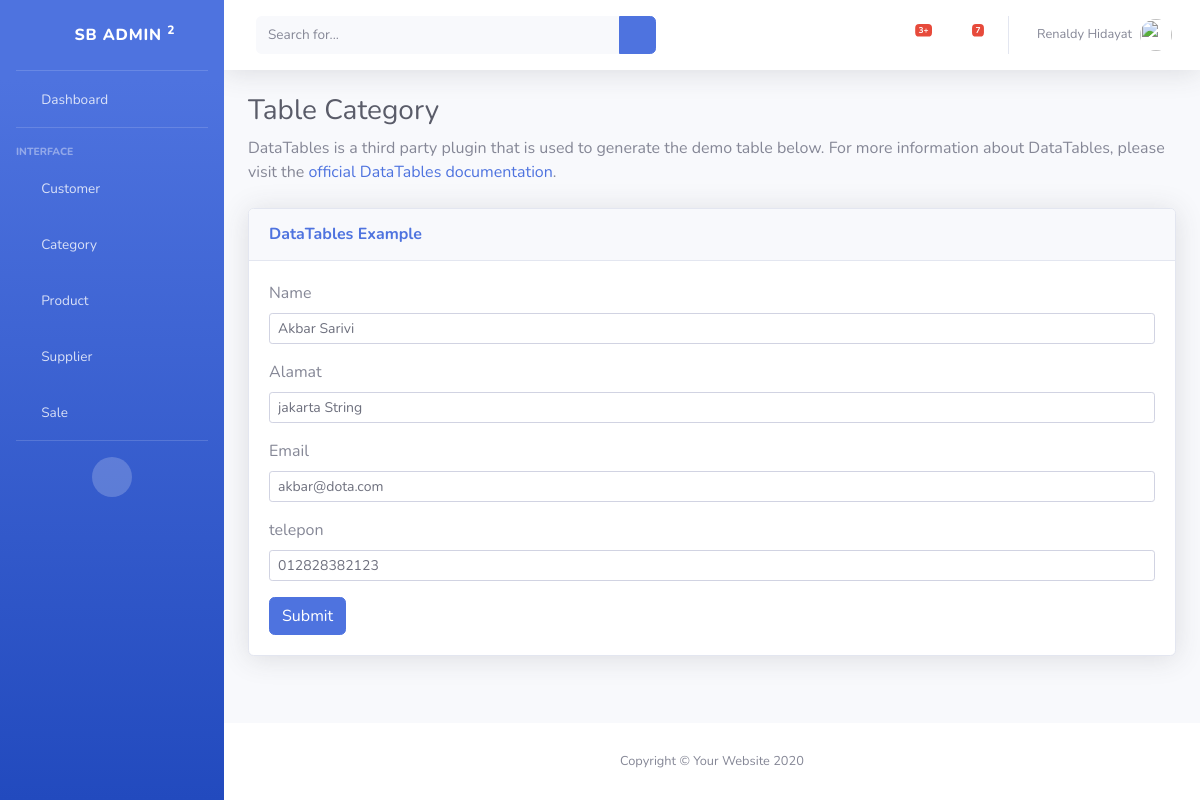
The page /customer/update/1 (signed in) on the database its author committed.
### apps/users/models.py (models this page shows, shortened)
class Users(AbstractBaseUser, Timestamp, PermissionsMixin):
    first_name = models.CharField(max_length=100)
    last_name = models.CharField(max_length=100)
    email = models.EmailField(max_length=200, unique=True)
    phone_number = models.CharField(max_length=13)
    is_admin = models.BooleanField(default=False)
    is_staff = models.BooleanField(default=False)
    is_superuser = models.BooleanField(default=False)
    USERNAME_FIELD = "email"
    REQUIRED_FIELDS = ["first_name", "last_name"]
    objects = UserManager()

### apps/customer/models.py (models this page shows, shortened)
class Customer(Timestamp):
    name = models.CharField(max_length=100)
    alamat = models.CharField(max_length=100)
    email = models.EmailField(max_length=100)
    telepon = models.CharField(max_length=100)

### apps/customer/views.py (the view, shortened to what this page needs)
class CustomerUpdateView(LoginRequiredMixin, View):
    redirect_field_name: Any = "/auth/login"
    def get(self, request, id):
        customer = Customer.objects.get(id=id)
        form = CustomerForm(instance=customer)
        context = {"form": form, "customer": customer}
        return render(request, "customer/update.html", context)

### apps/customer/forms.py
class CustomerForm(forms.ModelForm):
    name = forms.CharField(widget=forms.TextInput(attrs={"class": "form-control"}))
    alamat = forms.CharField(widget=forms.TextInput(attrs={"class": "form-control"}))
    email = forms.EmailField(widget=forms.EmailInput(attrs={"class": "form-control"}))
    telepon = forms.CharField(widget=forms.NumberInput(attrs={"class": "form-control"}))
    class Meta:
        model = Customer
        fields = ["name", "alamat", "email", "telepon"]

### public/templates/customer/update.html (shortened to what this page needs)
{% extends 'layouts/base.html' %} {% block content %}
<h1 class="h3 mb-2 text-gray-800">Table Category</h1>
<p class="mb-4">
  DataTables is a third party plugin that is used to generate the demo table
  below. For more information about DataTables, please visit the
  <a target="_blank" href="https://datatables.net"
    >official DataTables documentation</a
  >.
</p>
<div class="card shadow mb-4">
  <div class="card-header py-3">
    <h6 class="m-0 font-weight-bold text-primary">DataTables Example</h6>
  </div>
  <div class="card-body">
    <form action="{% url 'updatecustomer' customer.id %}" method="post">
      <div class="form-group" >
        <label for="Name">Name</label>
        <input class="form-control form-control-sm mb-2 mr-sm-2" name="name" value="{{ customer.name }}" />
      </div>
      <div class="form-group">
        <label for="Alamat">Alamat</label>
        <input type="text" class="form-control form-control-sm mb-2 mr-sm-2" name="alamat" value="{{ customer.alamat }}" />
      </div>
      <div class="form-group">
        <label for="Email">Email</label>
        <input type="email" class="form-control form-control-sm mb-2 mr-sm-2" name="email" value="{{ customer.email }}" />
      </div>
      <div class="form-group">
        <label for="Telepon">telepon</label>
        <input type="text" class="form-control form-control-sm mb-2 mr-sm-2" name="telepon" value="{{ customer.telepon }}" />
      </div>
      <button class="btn btn-primary btn-md">Submit</button>
    </form>
  </div>
</div>
{% endblock %}

### public/templates/layouts/topbar.html (shortened to what this page needs)
<nav
  class="navbar navbar-expand navbar-light bg-white topbar mb-4 static-top shadow"
>
  <form
    class="d-none d-sm-inline-block form-inline mr-auto ml-md-3 my-2 my-md-0 mw-100 navbar-search"
  >
    <div class="input-group">
      <input
        type="text"
        class="form-control bg-light border-0 small"
        placeholder="Search for..."
        aria-label="Search"
        aria-describedby="basic-addon2"
      />
      <div class="input-group-append">
        <button class="btn btn-primary" type="button">
          <i class="fas fa-search fa-sm"></i>
        </button>
      </div>
    </div>
  </form>
  <ul class="navbar-nav ml-auto">
    <li class="nav-item dropdown no-arrow mx-1">
      <a
        class="nav-link dropdown-toggle"
        href="#"
        id="alertsDropdown"
        role="button"
        data-toggle="dropdown"
        aria-haspopup="true"
        aria-expanded="false"
      >
        <i class="fas fa-bell fa-fw"></i>
        <span class="badge badge-danger badge-counter">3+</span>
      </a>
    </li>
    <li class="nav-item dropdown no-arrow mx-1">
      <a
        class="nav-link dropdown-toggle"
        href="#"
        id="messagesDropdown"
        role="button"
        data-toggle="dropdown"
        aria-haspopup="true"
        aria-expanded="false"
      >
        <i class="fas fa-envelope fa-fw"></i>
        <span class="badge badge-danger badge-counter">7</span>
      </a>
    </li>
    <li class="nav-item dropdown no-arrow">
      <a
        class="nav-link dropdown-toggle"
        href="#"
        id="userDropdown"
        role="button"
        data-toggle="dropdown"
        aria-haspopup="true"
        aria-expanded="false"
      >
        <span class="mr-2 d-none d-lg-inline text-gray-600 small"
          >{{request.user.first_name}} {{request.user.last_name}}</span
        >
        <img
          class="img-profile rounded-circle"
          src="/static/img/undraw_profile.svg"
        />
      </a>
    </li>
  </ul>
</nav>

### rows shown on the page
Users: user.first_name "Renaldy", user.last_name "Hidayat"
Customer: name "Akbar Sarivi", alamat "jakarta String", email "akbar@dota.com", telepon "012828382123"
